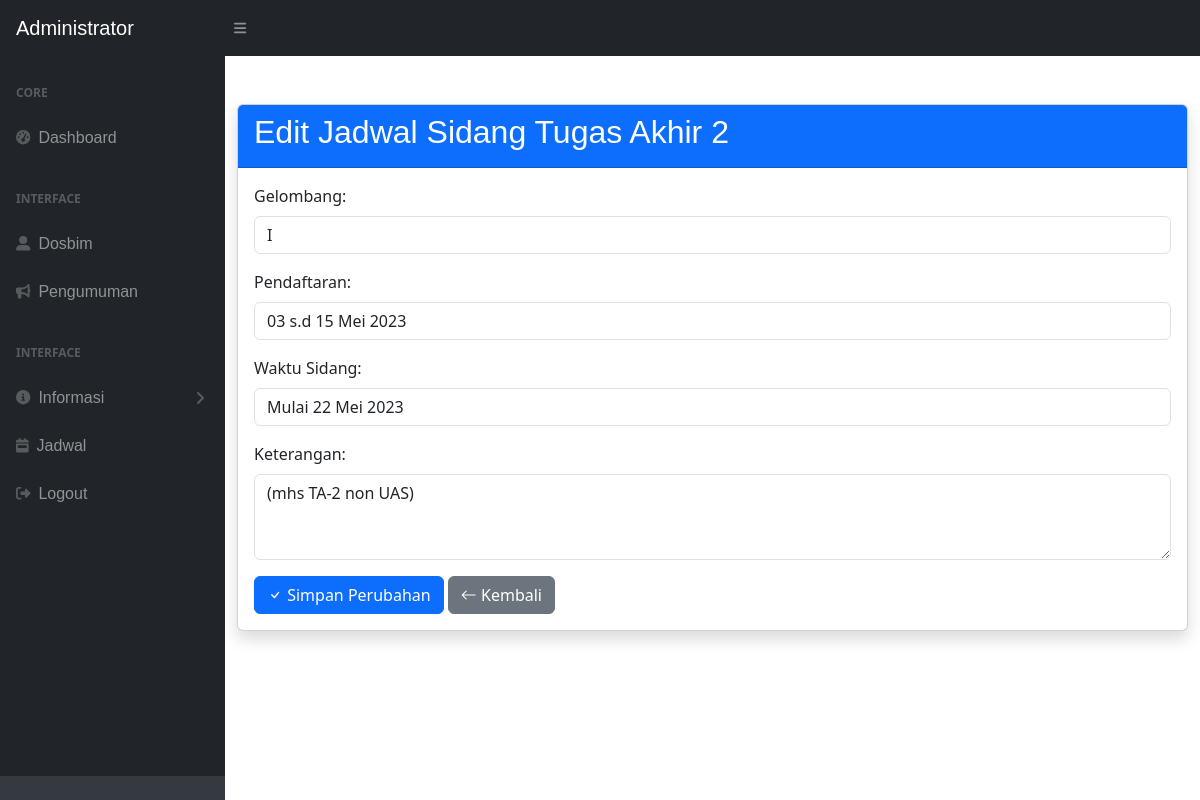
The app's page /jadwal/edit_ta2/1 with its own data.
### tables this page shows
CREATE TABLE `tb_jadwal_ta2` (
  `id` int(11) NOT NULL,
  `gelombang` varchar(50) NOT NULL,
  `pendaftaran` varchar(128) NOT NULL,
  `waktu_sidang` varchar(128) NOT NULL,
  `keterangan` varchar(128) NOT NULL
);

### application/controllers/Jadwal.php (called while the page is built, shortened)
<?php
class Jadwal extends CI_Controller
{
    public function __construct()
    {
        $this->load->model('model_jadwal');
    }
    public function edit_ta2($id)
    {
        $data['id'] = $id;
        $data['jadwal'] = $this->model_jadwal->get_jadwal_by_id_ta2($id);
        $this->load->view('layout/header');
        $this->load->view('layout/sidebar');
        $this->load->view('admin/edit_jadwal_ta2', $data);
        $this->load->view('layout/footer');
    }
}

### index.php (called while the page is built, shortened)
<?php
require_once BASEPATH . 'core/CodeIgniter.php';

### application/models/model_jadwal.php (called while the page is built, shortened)
<?php
class Model_jadwal extends CI_Model
{
    public function get_jadwal_by_id_ta2($id)
    {
        $this->db->where('id', $id);
        $query = $this->db->get('tb_jadwal_ta2');
        return $query->row_array();
    }
}

### application/views/admin/edit_jadwal_ta2.php (the view, shortened to what this page needs)
<!DOCTYPE html>
<html lang="en">
<head>
    <link rel="stylesheet" href="https://cdnjs.cloudflare.com/ajax/libs/bootstrap/5.3.0/css/bootstrap.min.css">
    <link rel="stylesheet"
        href="https://cdnjs.cloudflare.com/ajax/libs/bootstrap-icons/1.10.5/font/bootstrap-icons.min.css">
</head>
<body>
    <div id="layoutSidenav_content">
        <div class="container mt-5">
            <div class="card shadow">
                <div class="card-header bg-primary text-white">
                    <h2 class="card-title">Edit Jadwal Sidang Tugas Akhir 2</h2>
                </div>
                <div class="card-body">
                    <form action="<?php echo base_url('jadwal/update_ta2'); ?>" method="post">
                        <div class="mb-3">
                            <label for="gelombang" class="form-label">Gelombang:</label>
                            <input type="text" name="gelombang" class="form-control"
                                value="<?php echo $jadwal['gelombang']; ?>" required>
                        </div>
                        <div class="mb-3">
                            <label for="pendaftaran" class="form-label">Pendaftaran:</label>
                            <input type="text" name="pendaftaran" class="form-control"
                                value="<?php echo $jadwal['pendaftaran']; ?>" required>
                        </div>
                        <div class="mb-3">
                            <label for="waktu_sidang" class="form-label">Waktu Sidang:</label>
                            <input type="text" name="waktu_sidang" class="form-control"
                                value="<?php echo $jadwal['waktu_sidang']; ?>" required>
                        </div>
                        <div class="mb-3">
                            <label for="keterangan" class="form-label">Keterangan:</label>
                            <textarea name="keterangan" class="form-control" rows="3"
                                required><?php echo $jadwal['keterangan']; ?></textarea>
                        </div>
                        <button type="submit" class="btn btn-primary"><i class="bi bi-check"></i> Simpan
                            Perubahan</button>
                        <a href="<?php echo base_url('jadwal/index'); ?>" class="btn btn-secondary"><i
                                class="bi bi-arrow-left"></i> Kembali</a>
                    </form>
                </div>
            </div>
        </div>
    </div>
</body>
</html>

### records on screen
tb_jadwal_ta2: gelombang "I", pendaftaran "03 s.d 15 Mei 2023", waktu_sidang "Mulai 22 Mei 2023", keterangan "(mhs TA-2 non UAS)"
